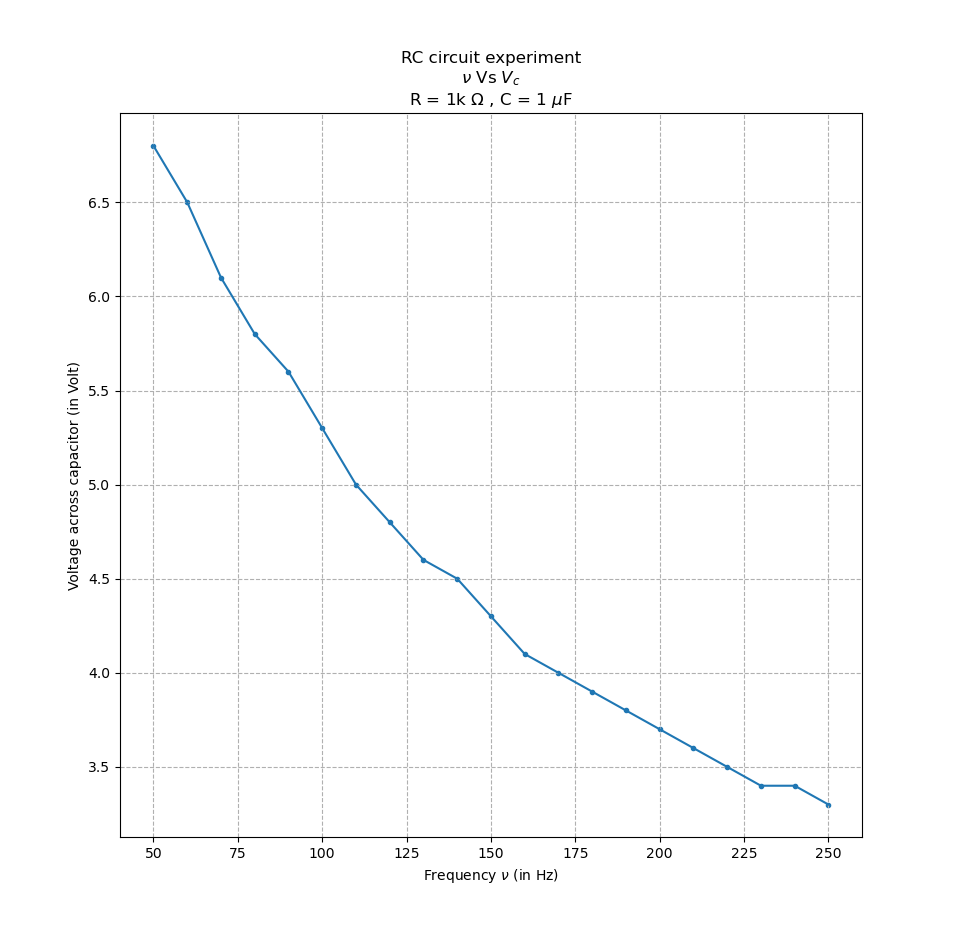

Write the Python code that produced this figure.
import matplotlib.pyplot as plt
import numpy as np
import pandas as pd

rc = pd.read_csv("F:\Ishu\Modern Physics\\rc.csv")

nu = np.array(rc["nu"])
vc = np.array(rc["vc"])
vr = np.array(rc["vr"])

plt.title("RC circuit experiment\n$\\nu$ Vs $V_c$\nR = 1k $\Omega$ , C = 1 $\mu$F")
plt.xlabel("Frequency $\\nu$ (in Hz)")
plt.ylabel("Voltage across capacitor (in Volt)")
plt.plot(nu,vc)
plt.scatter(nu,vc,marker = ".")
plt.grid(ls = "--")
plt.show()
